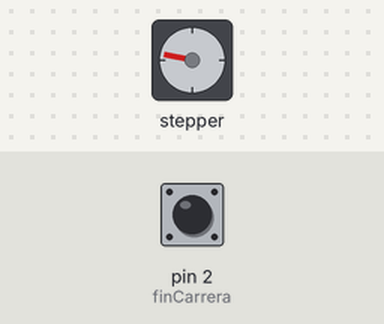
This sketch was run on a simulated Arduino Uno, built with avr-gcc and run on an emulated ATmega328P. On the bench: stepper motor. Wiring (inferred from the names in the program): stepper motor driver (200 steps per turn assumed): step pin 3; direction pin 4. Inputs (shaded band) come from the test bench; at power-on: pin 2 (finCarrera) HIGH.

Above: at 1.2 s.
1.3 s: pin 2 (finCarrera) pulled LOW for 0.15 s
At 2.7 s:
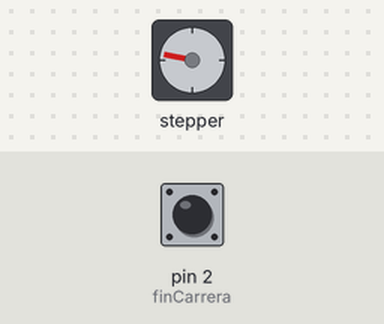
4.4 s: pin 2 (finCarrera) driven LOW
At 59.6 s:
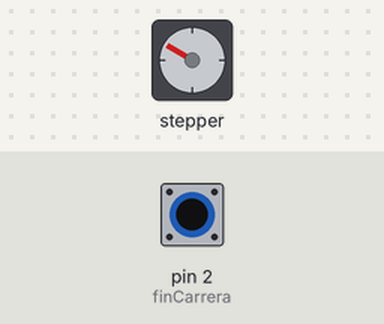
Timing chart, 0 to 59.9 s (numbered marks = the images above; inputs shaded):
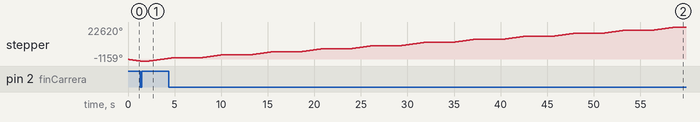

The sketch:

motoPAP.ino
```cpp
#include <Pushbutton.h>

//-------- CONFIG.PINES -----------
const int dirPin = 4;
const int stepPin = 3;
const int finCarrera = 2;
Pushbutton button(finCarrera);

//-------- DATOS ------------------

const int steps = 1200;
const int microSeg = 1000;
int stepDelay;


void setup() {

   pinMode(dirPin, OUTPUT);
   pinMode(stepPin, OUTPUT);

}

void moverMotor(){

   digitalWrite(stepPin,HIGH);
   delayMicroseconds(microSeg);
   digitalWrite(stepPin,LOW);
   delayMicroseconds(microSeg);
}


void loop() {

     digitalWrite(dirPin, LOW);

     while(!button.isPressed()){

        moverMotor();

       }

     while(button.isPressed()){

       delay(1000);
       digitalWrite(dirPin, HIGH);

       for(int i=0; i<=steps; i++){

        moverMotor();

       }

     delay(2000);

  }


}
```
